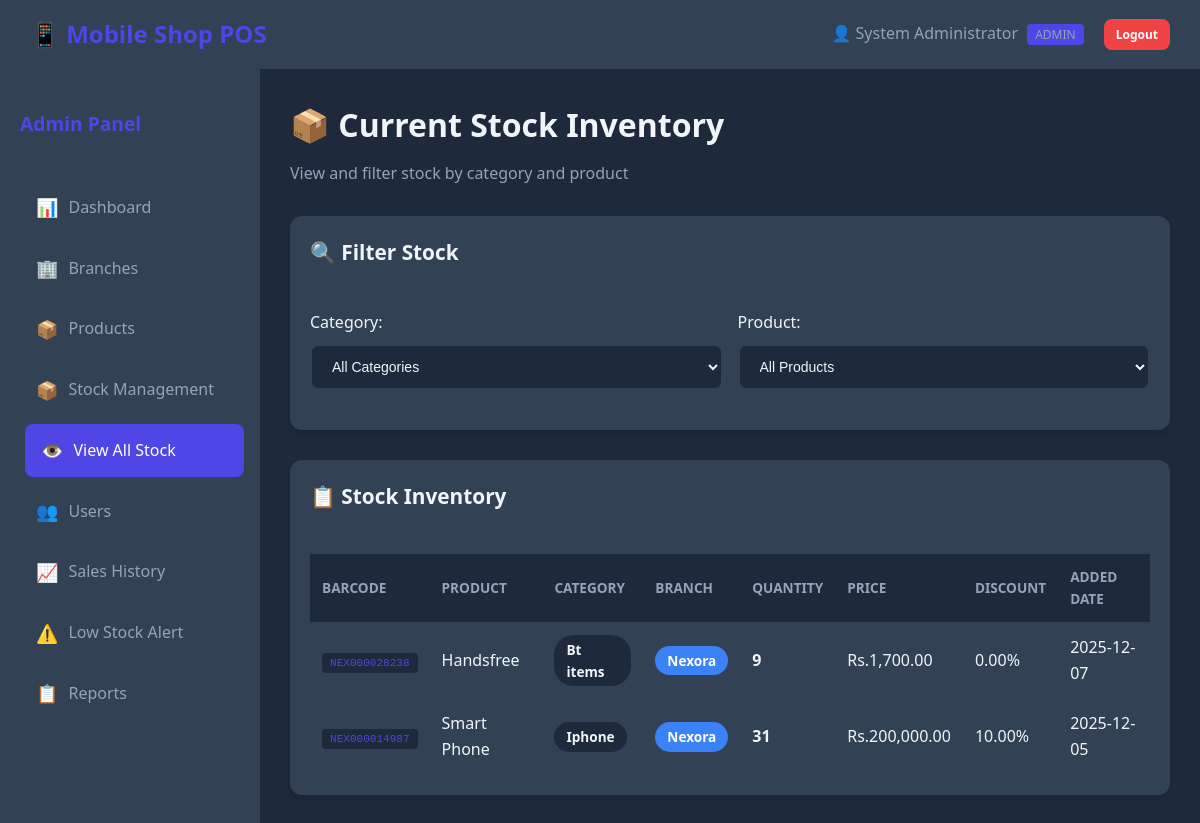
Screenshot of /user/stock_view.php (signed in) with the database file from the repository.
### tables this page shows
CREATE TABLE `stock` (
  `id` int(11) NOT NULL,
  `product_id` int(11) NOT NULL,
  `branch_id` int(11) NOT NULL,
  `quantity` int(11) NOT NULL DEFAULT 0,
  `price` decimal(10,2) NOT NULL,
  `discount` decimal(5,2) DEFAULT 0.00,
  `barcode` varchar(50) NOT NULL,
  `alert_level` int(11) DEFAULT 5,
  `added_by` int(11) DEFAULT NULL,
  `added_date` timestamp NOT NULL DEFAULT current_timestamp()
);

CREATE TABLE `products` (
  `id` int(11) NOT NULL,
  `name` varchar(200) NOT NULL,
  `category_id` int(11) NOT NULL,
  `description` text DEFAULT NULL,
  `created_at` timestamp NOT NULL DEFAULT current_timestamp()
);

CREATE TABLE `categories` (
  `id` int(11) NOT NULL,
  `name` varchar(100) NOT NULL,
  `created_at` timestamp NOT NULL DEFAULT current_timestamp()
);

CREATE TABLE `branches` (
  `id` int(11) NOT NULL,
  `name` varchar(100) NOT NULL,
  `branch_code` char(3) NOT NULL,
  `location` varchar(200) DEFAULT NULL,
  `status` enum('active','inactive') DEFAULT 'active',
  `created_at` timestamp NOT NULL DEFAULT current_timestamp()
);

### user/stock_view.php (the view, shortened to what this page needs)
<?php
$db = new Database();
$conn = $db->getConnection();
$role = $_SESSION['role'];
$query = "SELECT s.*, p.name as product_name, p.category_id, c.name as category_name, b.name as branch_name
          FROM stock s
          JOIN products p ON s.product_id = p.id
          JOIN categories c ON p.category_id = c.id
          JOIN branches b ON s.branch_id = b.id
          WHERE 1=1";
$query .= " ORDER BY p.name, b.name";
$stock_list = $conn->query($query);
?>
<!DOCTYPE html>
<html lang="en">
<head>
    <link rel="stylesheet" href="../assets/css/style.css">
</head>
<body>
    <?php include '../includes/header.php'; ?>
    <div class="main-container">
        <?php
        if($role == 'admin') {
            include '../includes/admin_sidebar.php';
        } else {
            include '../includes/user_sidebar.php';
        }
        ?>
        <div class="content">
            <div class="page-header">
                <h1>📦 Current Stock Inventory</h1>
                <p>View and filter stock by category and product</p>
            </div>
            <div class="card">
                <div class="card-header">
                    <h2>🔍 Filter Stock</h2>
                </div>
                <div class="card-body">
                    <form method="GET" action="" class="form-inline">
                        <div class="form-row">
                            <div class="form-group">
                                <label>Category:</label>
                                <select name="category" id="categoryFilter" class="form-control" onchange="this.form.submit()">
                                    <option value="">All Categories</option>
                                </select>
                            </div>
                            <div class="form-group">
                                <label>Product:</label>
                                <select name="product" class="form-control" onchange="this.form.submit()">
                                    <option value="">All Products</option>
                                </select>
                            </div>
                        </div>
                    </form>
                </div>
            </div>
            <div class="card">
                <div class="card-header">
                    <h2>📋 Stock Inventory</h2>
                </div>
                <div class="card-body">
                    <div class="table-responsive">
                        <table class="data-table">
                            <thead>
                                <tr>
                                    <th>Barcode</th>
                                    <th>Product</th>
                                    <th>Category</th>
                                    <?php if($role == 'admin'): ?>
                                    <th>Branch</th>
                                    <?php endif; ?>
                                    <th>Quantity</th>
                                    <th>Price</th>
                                    <th>Discount</th>
                                    <th>Added Date</th>
                                </tr>
                            </thead>
                            <tbody>
                                <?php if($stock_list->num_rows > 0): ?>
                                    <?php while($stock = $stock_list->fetch_assoc()): ?>
                                    <tr class="<?php echo $stock['quantity'] <= $stock['alert_level'] ? 'low-stock-row' : ''; ?>">
                                        <td><span class="barcode"><?php echo $stock['barcode']; ?></span></td>
                                        <td><?php echo $stock['product_name']; ?></td>
                                        <td><span class="badge"><?php echo $stock['category_name']; ?></span></td>
                                        <?php if($role == 'admin'): ?>
                                        <td><span class="badge badge-info"><?php echo $stock['branch_name']; ?></span></td>
                                        <?php endif; ?>
                                        <td><strong><?php echo $stock['quantity']; ?></strong></td>
                                        <td><?php echo CURRENCY . number_format($stock['price'], 2); ?></td>
                                        <td><?php echo $stock['discount']; ?>%</td>
                                        <td><?php echo date('Y-m-d', strtotime($stock['added_date'])); ?></td>
                                    </tr>
                                    <?php endwhile; ?>
                                <?php endif; ?>
                            </tbody>
                        </table>
                    </div>
                </div>
            </div>
        </div>
    </div>
</body>
</html>

### assets/css/style.css (style rules this page uses)
:root { --primary: #4f46e5; --primary-dark: #4338ca; --success: #10b981; --danger: #ef4444; --warning: #f59e0b; --info: #3b82f6; --dark: #1e293b; --dark-light: #334155; --dark-lighter: #475569; --text: #f1f5f9; --text-muted: #94a3b8; --border: #334155; }
* { margin: 0; padding: 0; box-sizing: border-box; }
body { font-family: 'Segoe UI', Tahoma, Geneva, Verdana, sans-serif; background: var(--dark); color: var(--text); line-height: 1.6; }
.form-group { margin-bottom: 20px; }
.form-group label { display: block; margin-bottom: 8px; font-weight: 500; color: var(--text); }
.form-control { width: 100%; padding: 12px 16px; background: var(--dark); border: 2px solid var(--border); border-radius: 8px; color: var(--text); font-size: 14px; transition: all 0.3s; }
select.form-control { cursor: pointer; }
.main-container { display: flex; min-height: 100vh; }
.content { flex: 1; padding: 30px; background: var(--dark); overflow-y: auto; }
.page-header { margin-bottom: 30px; }
.page-header h1 { font-size: 2em; margin-bottom: 10px; }
.page-header p { color: var(--text-muted); }
.card { background: var(--dark-light); border-radius: 12px; margin-bottom: 30px; box-shadow: 0 4px 6px rgba(0,0,0,0.1); }
.card-header { padding: 20px; border-bottom: 1px solid var(--border); display: flex; justify-content: space-between; align-items: center; }
.card-header h2 { font-size: 1.3em; }
.card-body { padding: 20px; }
.data-table { width: 100%; border-collapse: collapse; }
.data-table thead { background: var(--dark); }
.data-table th, .data-table td { padding: 12px; text-align: left; border-bottom: 1px solid var(--border); }
.data-table th { font-weight: 600; text-transform: uppercase; font-size: 0.85em; color: var(--text-muted); }
.badge { display: inline-block; padding: 4px 12px; border-radius: 20px; font-size: 0.85em; font-weight: 600; background: var(--dark); color: var(--text); }
.badge-info { background: var(--info); color: white; }
.barcode { background: var(--dark); padding: 4px 8px; border-radius: 4px; font-family: monospace; font-size: 0.85em; color: var(--primary); }
.form-inline .form-row { display: flex; gap: 15px; align-items: flex-end; flex-wrap: wrap; }
.form-inline .form-group { flex: 1; min-width: 200px; }
.table-responsive { overflow-x: auto; }

### rows the page displays
stock: barcode "NEX000028238", product.name "Handsfree", categories.name "Bt items", branch.name "Nexora", quantity "9", price "1,700.00", discount "0.00", added_date "2025-12-07"
stock: barcode "NEX000014987", product.name "Smart Phone", categories.name "Iphone", branch.name "Nexora", quantity "31", price "200,000.00", discount "10.00", added_date "2025-12-05"

### other values shown
SITE_NAME "Mobile Shop POS"
$_SESSION['full_name'] "System Administrator"
